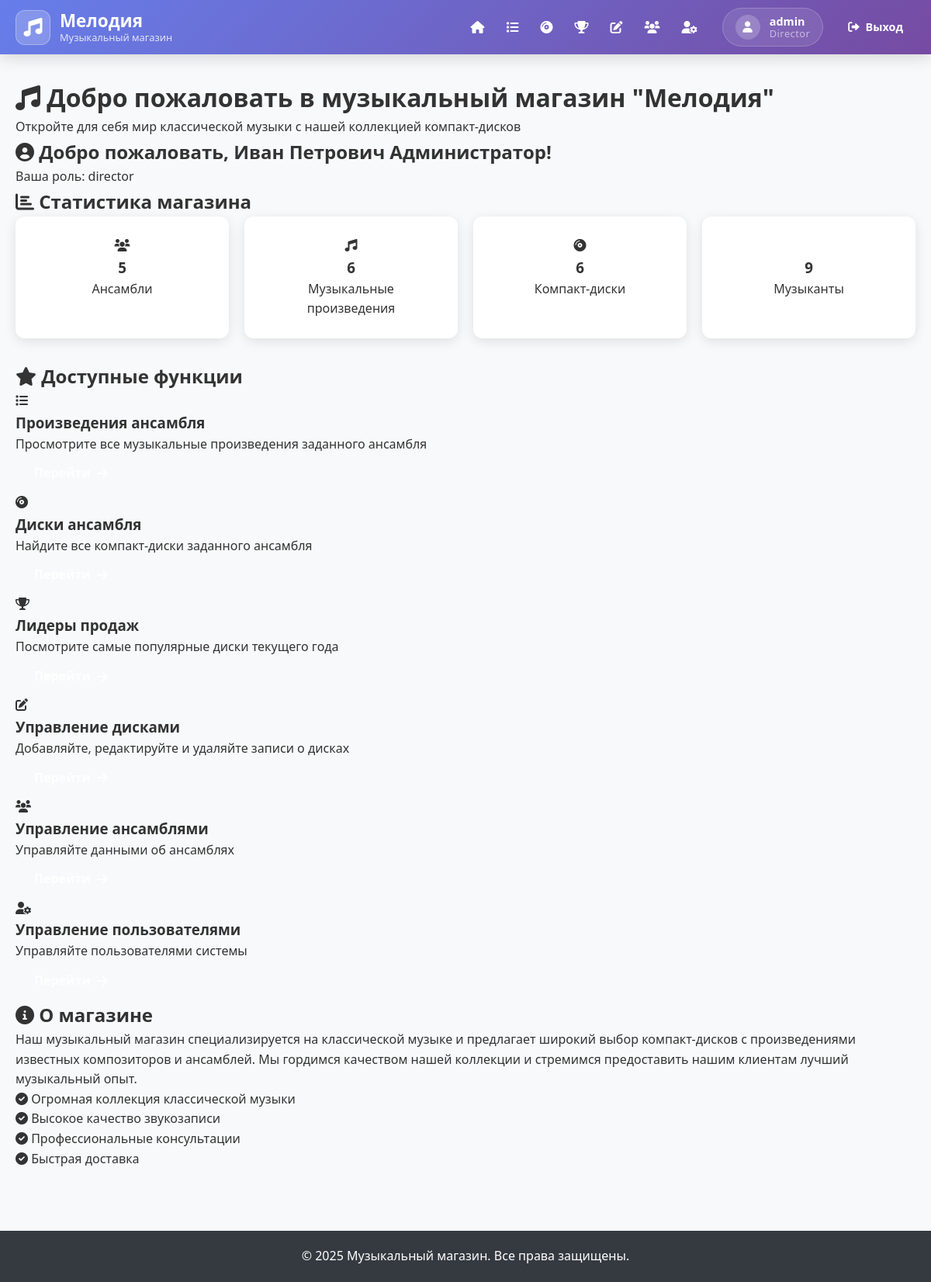
The page / (signed in) on the database its author committed.
### tables this page shows
CREATE TABLE users (
            id INTEGER PRIMARY KEY AUTOINCREMENT,
            username TEXT NOT NULL UNIQUE,
            password_hash TEXT NOT NULL,
            role TEXT NOT NULL DEFAULT 'buyer',
            full_name TEXT NOT NULL,
            email TEXT,
            phone TEXT,
            created_at TIMESTAMP DEFAULT CURRENT_TIMESTAMP,
            is_active BOOLEAN DEFAULT 1
        );

### proj_avtom/app.py (the view)
@app.route('/')
def index():
    conn = get_db_connection()
    stats = {
        'total_ensembles': conn.execute('SELECT COUNT(*) FROM ensembles').fetchone()[0],
        'total_compositions': conn.execute('SELECT COUNT(*) FROM compositions').fetchone()[0],
        'total_records': conn.execute('SELECT COUNT(*) FROM records').fetchone()[0],
        'total_musicians': conn.execute('SELECT COUNT(*) FROM musicians').fetchone()[0]
    }
    current_user = None
    if 'user_id' in session:
        current_user = conn.execute('SELECT * FROM users WHERE id = ?', (session['user_id'],)).fetchone()
    conn.close()
    return render_template('index.html', stats=stats, current_user=current_user)

### proj_avtom/app.py (called while the page is built)
def get_db_connection():
    conn = sqlite3.connect(DATABASE)
    conn.row_factory = sqlite3.Row
    return conn

### proj_avtom/templates/index.html (shortened to what this page needs)
{% extends "base.html" %}
{% block content %}
<div class="container">
    <div class="hero-section">
        <div class="hero-content">
            <h1 class="hero-title">
                <i class="fas fa-music"></i>
                Добро пожаловать в музыкальный магазин "Мелодия"
            </h1>
            <p class="hero-subtitle">
                Откройте для себя мир классической музыки с нашей коллекцией компакт-дисков
            </p>
        </div>
    </div>
    {% if session.user_id %}
        <div class="welcome-section">
            <div class="welcome-card">
                <h2>
                    <i class="fas fa-user-circle"></i>
                    Добро пожаловать, {{ current_user.full_name }}!
                </h2>
                <p>Ваша роль: <span class="role-badge role-{{ current_user.role }}">{{ current_user.role }}</span></p>
            </div>
        </div>
    {% endif %}
    <div class="stats-section">
        <h2 class="section-title">
            <i class="fas fa-chart-bar"></i>
            Статистика магазина
        </h2>
        <div class="stats-grid">
            <div class="stat-card">
                <div class="stat-icon">
                    <i class="fas fa-users"></i>
                </div>
                <div class="stat-content">
                    <h3>{{ stats.total_ensembles }}</h3>
                    <p>Ансамбли</p>
                </div>
            </div>
            <div class="stat-card">
                <div class="stat-icon">
                    <i class="fas fa-music"></i>
                </div>
                <div class="stat-content">
                    <h3>{{ stats.total_compositions }}</h3>
                    <p>Музыкальные произведения</p>
                </div>
            </div>
            <div class="stat-card">
                <div class="stat-icon">
                    <i class="fas fa-compact-disc"></i>
                </div>
                <div class="stat-content">
                    <h3>{{ stats.total_records }}</h3>
                    <p>Компакт-диски</p>
                </div>
            </div>
            <div class="stat-card">
                <div class="stat-icon">
                </div>
                <div class="stat-content">
                    <h3>{{ stats.total_musicians }}</h3>
                    <p>Музыканты</p>
                </div>
            </div>
        </div>
    </div>
    {% if session.user_id %}
        <div class="features-section">
            <h2 class="section-title">
                <i class="fas fa-star"></i>
                Доступные функции
            </h2>
            <div class="features-grid">
                <div class="feature-card">
                    <div class="feature-icon">
                        <i class="fas fa-list"></i>
                    </div>
                    <h3>Произведения ансамбля</h3>
                    <p>Просмотрите все музыкальные произведения заданного ансамбля</p>
                    <a href="{{ url_for('compositions_count') }}" class="btn btn-outline">
                        Перейти <i class="fas fa-arrow-right"></i>
                    </a>
                </div>
                <div class="feature-card">
                    <div class="feature-icon">
                        <i class="fas fa-compact-disc"></i>
                    </div>
                    <h3>Диски ансамбля</h3>
                    <p>Найдите все компакт-диски заданного ансамбля</p>
                    <a href="{{ url_for('ensemble_records') }}" class="btn btn-outline">
                        Перейти <i class="fas fa-arrow-right"></i>
                    </a>
                </div>
                <div class="feature-card">
                    <div class="feature-icon">
                        <i class="fas fa-trophy"></i>
                    </div>
                    <h3>Лидеры продаж</h3>
                    <p>Посмотрите самые популярные диски текущего года</p>
                    <a href="{{ url_for('sales_leaders') }}" class="btn btn-outline">
                        Перейти <i class="fas fa-arrow-right"></i>
                    </a>
                </div>
                {% if session.role in ['seller', 'director'] %}
                    <div class="feature-card">
                        <div class="feature-icon">
                            <i class="fas fa-edit"></i>
                        </div>
                        <h3>Управление дисками</h3>
                        <p>Добавляйте, редактируйте и удаляйте записи о дисках</p>
                        <a href="{{ url_for('manage_records') }}" class="btn btn-outline">
                            Перейти <i class="fas fa-arrow-right"></i>
                        </a>
                    </div>
                {% endif %}
                {% if session.role == 'director' %}
                    <div class="feature-card">
                        <div class="feature-icon">
                            <i class="fas fa-users"></i>
                        </div>
                        <h3>Управление ансамблями</h3>
                        <p>Управляйте данными об ансамблях</p>
                        <a href="{{ url_for('manage_ensembles') }}" class="btn btn-outline">
                            Перейти <i class="fas fa-arrow-right"></i>
                        </a>
                    </div>
                    <div class="feature-card">
                        <div class="feature-icon">
                            <i class="fas fa-user-cog"></i>
                        </div>
                        <h3>Управление пользователями</h3>
                        <p>Управляйте пользователями системы</p>
                        <a href="{{ url_for('manage_users') }}" class="btn btn-outline">
                            Перейти <i class="fas fa-arrow-right"></i>
                        </a>
                    </div>
                {% endif %}
            </div>
        </div>
    {% endif %}
    <div class="about-section">
        <h2 class="section-title">
            <i class="fas fa-info-circle"></i>
            О магазине
        </h2>
        <div class="about-content">
            <p>
                Наш музыкальный магазин специализируется на классической музыке и предлагает
                широкий выбор компакт-дисков с произведениями известных композиторов и ансамблей.
                Мы гордимся качеством нашей коллекции и стремимся предоставить нашим клиентам
                лучший музыкальный опыт.
            </p>
            <div class="about-features">
                <div class="about-feature">
                    <i class="fas fa-check-circle"></i>
                    <span>Огромная коллекция классической музыки</span>
                </div>
                <div class="about-feature">
                    <i class="fas fa-check-circle"></i>
                    <span>Высокое качество звукозаписи</span>
                </div>
                <div class="about-feature">
                    <i class="fas fa-check-circle"></i>
                    <span>Профессиональные консультации</span>
                </div>
                <div class="about-feature">
                    <i class="fas fa-check-circle"></i>
                    <span>Быстрая доставка</span>
                </div>
            </div>
        </div>
    </div>
</div>
{% endblock %}

### proj_avtom/templates/base.html (shortened to what this page needs)
<!DOCTYPE html>
<html lang="ru">
<head>
    <link rel="stylesheet" href="{{ url_for('static', filename='style.css') }}">
    <link href="https://cdnjs.cloudflare.com/ajax/libs/font-awesome/6.0.0/css/all.min.css" rel="stylesheet">
</head>
<body>
    <nav class="navbar">
        <div class="nav-container">
            <div class="nav-brand">
                <div class="brand-icon">
                    <i class="fas fa-music"></i>
                </div>
                <div class="brand-text">
                    <span class="brand-name">Мелодия</span>
                    <span class="brand-subtitle">Музыкальный магазин</span>
                </div>
            </div>
            <div class="nav-content">
                <ul class="nav-menu">
                    <li class="nav-item">
                        <a href="{{ url_for('index') }}" class="nav-link">
                            <i class="fas fa-home"></i>
                        </a>
                    </li>
                    {% if session.user_id %}
                        <li class="nav-item">
                            <a href="{{ url_for('compositions_count') }}" class="nav-link">
                                <i class="fas fa-list"></i>
                            </a>
                        </li>
                        <li class="nav-item">
                            <a href="{{ url_for('ensemble_records') }}" class="nav-link">
                                <i class="fas fa-compact-disc"></i>
                            </a>
                        </li>
                        <li class="nav-item">
                            <a href="{{ url_for('sales_leaders') }}" class="nav-link">
                                <i class="fas fa-trophy"></i>
                            </a>
                        </li>
                        {% if session.role in ['seller', 'director'] %}
                            <li class="nav-item">
                                <a href="{{ url_for('manage_records') }}" class="nav-link">
                                    <i class="fas fa-edit"></i>
                                </a>
                            </li>
                        {% endif %}
                        {% if session.role == 'director' %}
                            <li class="nav-item">
                                <a href="{{ url_for('manage_ensembles') }}" class="nav-link">
                                    <i class="fas fa-users"></i>
                                </a>
                            </li>
                            <li class="nav-item">
                                <a href="{{ url_for('manage_users') }}" class="nav-link">
                                    <i class="fas fa-user-cog"></i>
                                </a>
                            </li>
                        {% endif %}
                    {% endif %}
                </ul>
                <div class="nav-user">
                    {% if session.user_id %}
                        <div class="user-profile">
                            <div class="user-avatar">
                                <i class="fas fa-user"></i>
                            </div>
                            <div class="user-details">
                                <span class="user-name">{{ session.username }}</span>
                                <span class="user-role">{{ session.role }}</span>
                            </div>
                        </div>
                        <a href="{{ url_for('logout') }}" class="btn btn-outline btn-sm">
                            <i class="fas fa-sign-out-alt"></i>
                            <span>Выход</span>
                        </a>
                    {% endif %}
                </div>
            </div>
        </div>
    </nav>
    <main class="main-content">
        {% block content %}{% endblock %}
    </main>
    <footer class="footer">
        <div class="footer-content">
            <p>&copy; 2025 Музыкальный магазин. Все права защищены.</p>
        </div>
    </footer>
</body>
</html>

### proj_avtom/static/style.css (style rules this page uses)
* { margin: 0; padding: 0; box-sizing: border-box; }
body { font-family: 'Segoe UI', Tahoma, Geneva, Verdana, sans-serif; line-height: 1.6; color: #333; background-color: #f8f9fa; }
.navbar { background: linear-gradient(135deg, #667eea 0%, #764ba2 100%); box-shadow: 0 4px 20px rgba(0,0,0,0.15); position: sticky; top: 0; z-index: 1000; backdrop-filter: blur(10px); }
.nav-container { max-width: 1400px; margin: 0 auto; padding: 0 24px; display: flex; justify-content: space-between; align-items: center; height: 70px; }
.nav-brand { display: flex; align-items: center; gap: 12px; color: white; text-decoration: none; transition: transform 0.3s ease; }
.brand-icon { width: 45px; height: 45px; background: rgba(255,255,255,0.2); border-radius: 12px; display: flex; align-items: center; justify-content: center; backdrop-filter: blur(10px); border: 1px solid rgba(255,255,255,0.3); }
.brand-icon i { font-size: 1.5rem; color: white; }
.brand-text { display: flex; flex-direction: column; line-height: 1.2; }
.brand-name { font-size: 1.4rem; font-weight: 700; color: white; }
.brand-subtitle { font-size: 0.8rem; color: rgba(255,255,255,0.8); font-weight: 400; }
.nav-content { display: flex; align-items: center; gap: 40px; }
.nav-menu { display: flex; list-style: none; gap: 8px; margin: 0; padding: 0; }
.nav-item { position: relative; }
.nav-link { color: white; text-decoration: none; padding: 12px 16px; border-radius: 10px; transition: all 0.3s ease; display: flex; align-items: center; gap: 8px; font-weight: 500; font-size: 0.95rem; position: relative; overflow: hidden; }
.nav-link::before { content: ''; position: absolute; top: 0; left: -100%; width: 100%; height: 100%; background: linear-gradient(90deg, transparent, rgba(255,255,255,0.2), transparent); transition: left 0.5s ease; }
.nav-link i { font-size: 1rem; transition: transform 0.3s ease; }
.nav-user { display: flex; align-items: center; gap: 16px; }
.user-profile { display: flex; align-items: center; gap: 12px; padding: 8px 16px; background: rgba(255,255,255,0.1); border-radius: 25px; backdrop-filter: blur(10px); border: 1px solid rgba(255,255,255,0.2); }
.user-avatar { width: 32px; height: 32px; background: rgba(255,255,255,0.2); border-radius: 50%; display: flex; align-items: center; justify-content: center; color: white; font-size: 0.9rem; }
.user-details { display: flex; flex-direction: column; line-height: 1.2; }
.user-name { font-size: 0.9rem; font-weight: 600; color: white; }
.user-role { font-size: 0.75rem; color: rgba(255,255,255,0.7); text-transform: uppercase; letter-spacing: 0.5px; }
.user-name { font-weight: 600; font-size: 0.9rem; }
.user-role { font-size: 0.8rem; opacity: 0.8; text-transform: capitalize; }
.btn-outline { background: transparent; border: 2px solid rgba(255, 255, 255, 0.3); color: white; }
.main-content { max-width: 1200px; margin: 0 auto; padding: 30px 20px; min-height: calc(100vh - 140px); }
.btn { display: inline-flex; align-items: center; gap: 8px; padding: 12px 24px; border: none; border-radius: 8px; font-size: 1rem; font-weight: 600; text-decoration: none; cursor: pointer; transition: all 0.3s ease; text-align: center; }
.btn-sm { padding: 8px 16px; font-size: 0.9rem; }
.stats-grid { display: grid; grid-template-columns: repeat(auto-fit, minmax(250px, 1fr)); gap: 20px; margin-bottom: 30px; }
.stat-card { background: white; border-radius: 12px; padding: 25px; text-align: center; box-shadow: 0 4px 15px rgba(0,0,0,0.1); transition: transform 0.3s ease; }
.footer { background: #343a40; color: white; text-align: center; padding: 20px 0; margin-top: 50px; }
.footer-content { max-width: 1200px; margin: 0 auto; padding: 0 20px; }
@media (max-width: 1200px) { .nav-container { padding: 0 20px; } }
@media (max-width: 1200px) { .nav-content { gap: 20px; } }
@media (max-width: 1200px) { .nav-menu { gap: 4px; } }
@media (max-width: 1200px) { .nav-link { padding: 10px 12px; font-size: 0.9rem; } }

### rows shown on the page
users: username "admin", role "Director", full_name "Иван Петрович Администратор", role "director"

### other values the page prints
{{ stats.total_ensembles }} "5"
{{ stats.total_compositions }} "6"
{{ stats.total_records }} "6"
{{ stats.total_musicians }} "9"
